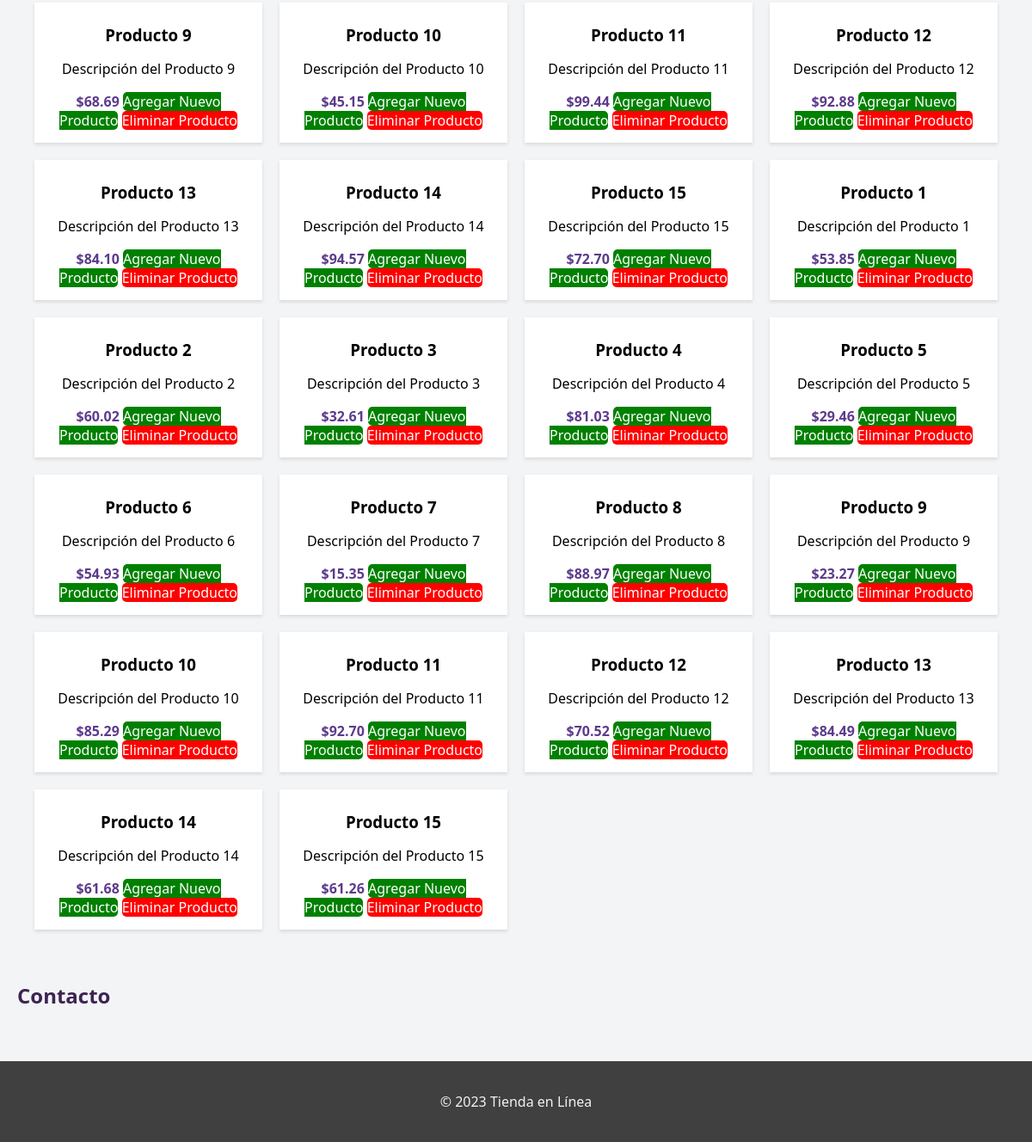
The page /store/ (lower part) on the database as committed earlier.
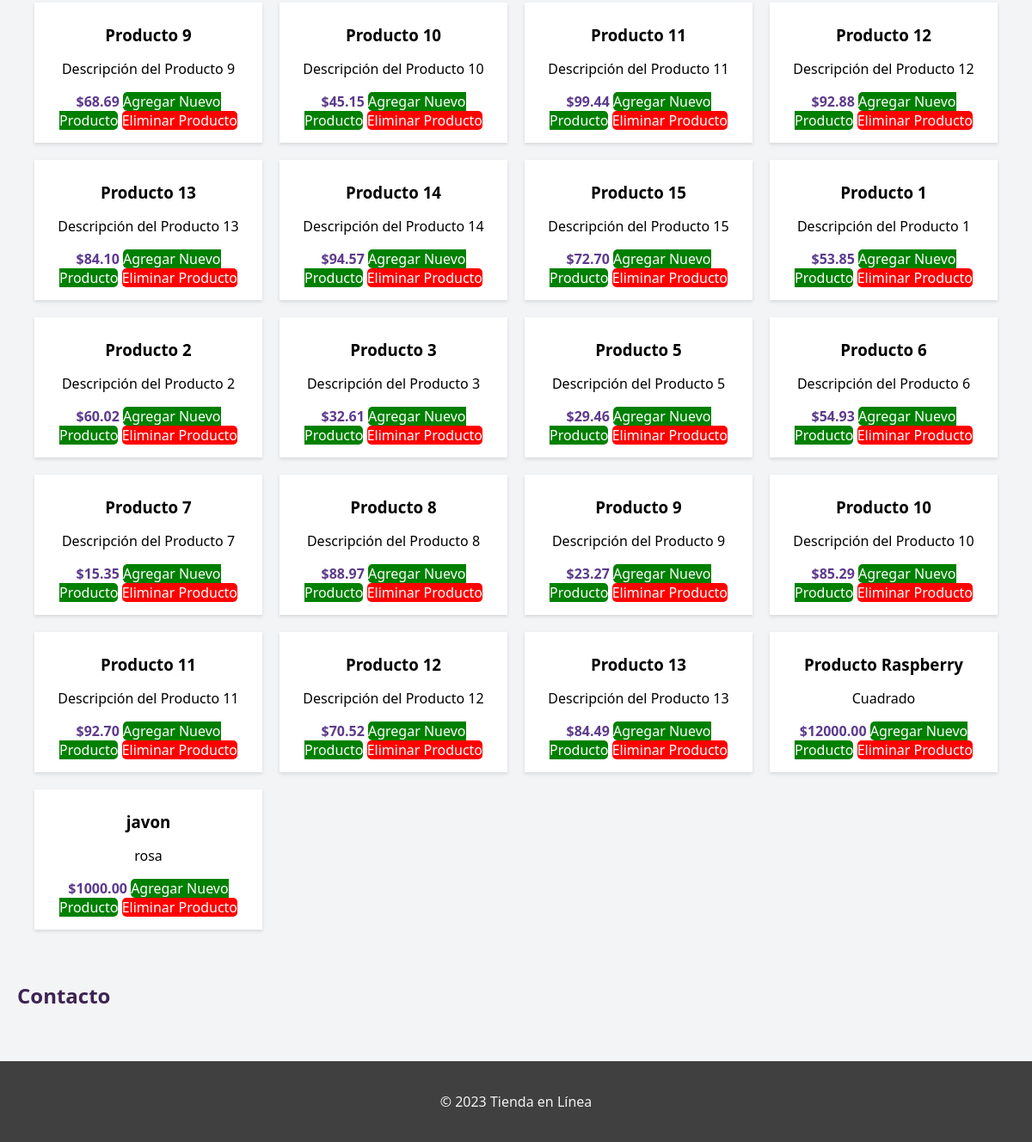
The same page on the database as committed later.
### store/models.py (models this page shows, shortened)
class Product(models.Model):
    name = models.CharField(max_length=255)
    description = models.TextField()
    price = models.DecimalField(max_digits=10, decimal_places=2)

### store/views.py (the view)
# urls.py: path('', views.product_list, name='store_home'),  # Asociar la vista product_list a la URL raíz
def product_list(request):
    products = Product.objects.all()
    return render(request, 'store/product_list.html', {'products': products})

### store/templates/store/product_list.html (shortened to what this page needs)
{% load static %}
<!DOCTYPE html>
<html lang="en">
<head>
    <link rel="stylesheet" type="text/css" href="{% static 'store/productstyle.css' %}">
</head>
<body>
    <main align="centerº">
        <section id="products">
          <div class="product-grid">
              {% for product in products %}
              <div class="product-card">
                  <h3>{{ product.name }}</h3>
                  <p>{{ product.description }}</p>
                  <span class="price">${{ product.price }}</span>
                  <a href="{% url 'add_product' %}" class="btn btn-success">Agregar Nuevo Producto</a>
                  <a href="{% url 'delete_product' product.id %}" class="delete-btn">Eliminar Producto</a>
              </div>
              {% endfor %}
          </div>
      </section>
        <section id="contact">
            <h2>Contacto</h2>
        </section>
    </main>
    <footer>
        <p>&copy; 2023 Tienda en Línea</p>
    </footer>
</body>
</html>

### store/static/store/productstyle.css (style rules this page uses)
body { background-color: #f3f4f6; font-family: 'Segoe UI', Tahoma, Geneva, Verdana, sans-serif; margin: 0; padding: 0; transition: background-color 0.3s; }
main { padding: 20px; }
section { margin-bottom: 40px; }
h1, h2 { color: #3d2352; }
footer { text-align: center; padding: 20px 0; background-color: #404040; color: #f1f1f1; }
.product-grid { display: grid; grid-template-columns: repeat(auto-fit, minmax(250px, 1fr)); gap: 20px; padding: 20px; }
.product-card { background-color: #ffffff; box-shadow: 0 2px 4px rgba(0, 0, 0, 0.12); padding: 15px; text-align: center; transition: box-shadow 0.3s, transform 0.3s; }
.product-card h3 { margin: 10px 0; }
.price { color: #5d3b8c; font-weight: bold; }
.delete-btn { background-color: red; color: white; padding: auto; text-decoration: none; border: none; border-radius: 5px; cursor: pointer; }
.btn-success { background-color: green; color: white; padding: auto; text-decoration: none; border: none; border-radius: 5px; cursor: pointer; }

Rows that differ between the two databases and show on the page:
removed Product: name "Producto 4", description "Descripción del Producto 4", price "81.03"
removed Product: name "Producto 14", description "Descripción del Producto 14", price "61.68"
removed Product: name "Producto 15", description "Descripción del Producto 15", price "61.26"
added Product: name "Producto Raspberry", description "Cuadrado", price "12000.00"
added Product: name "javon", description "rosa", price "1000.00"
